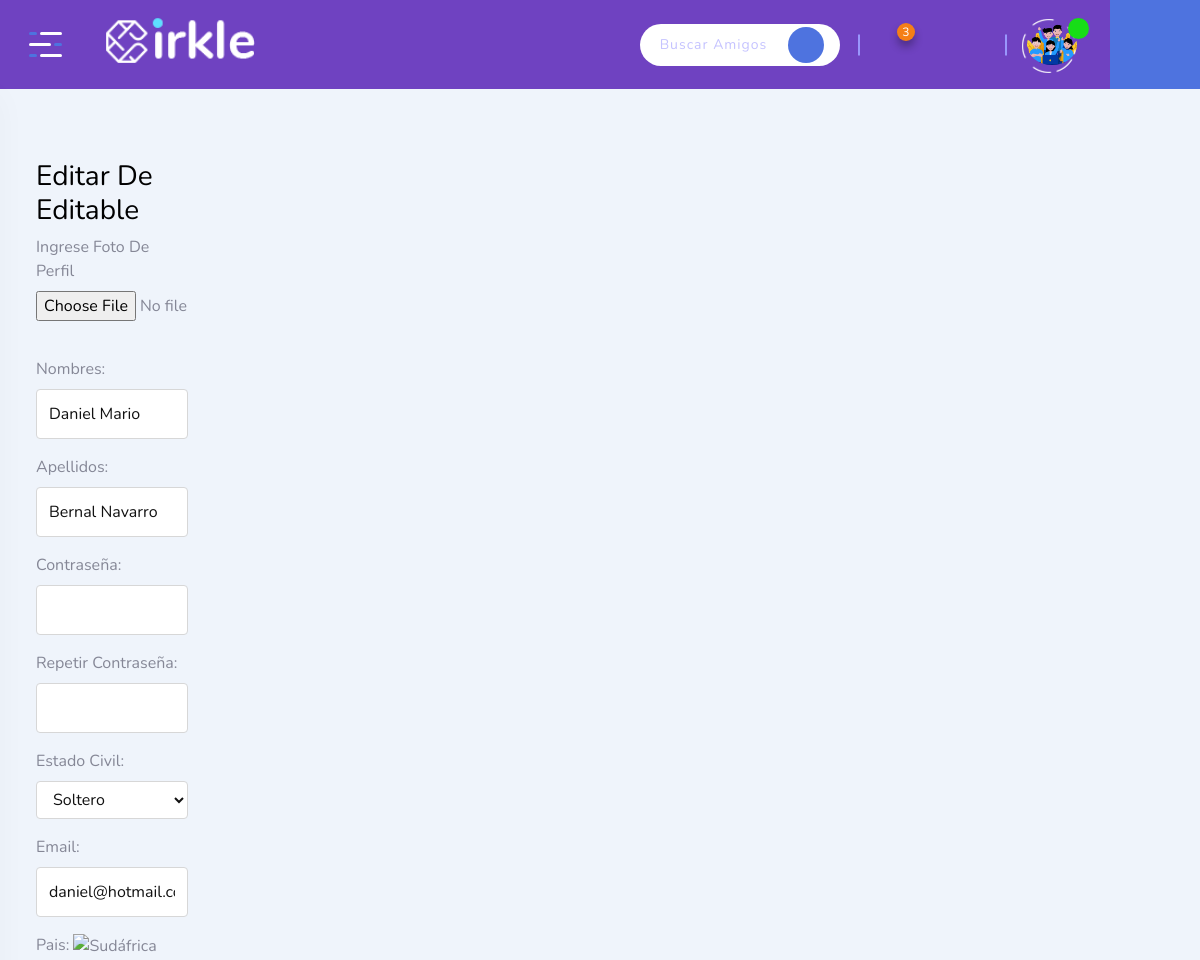
/editarusuario/jtamayo (signed in), run on an earlier commit of the app's database.
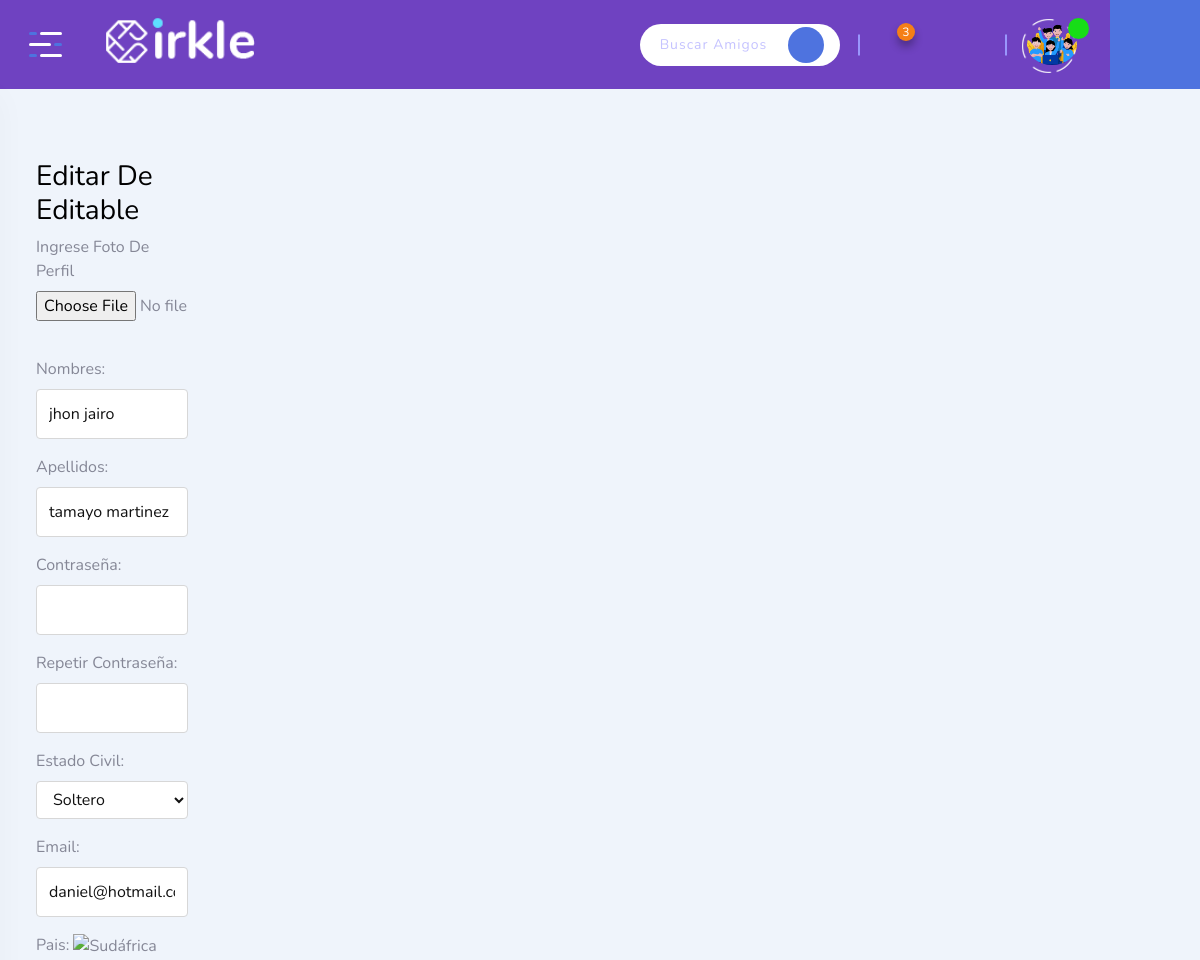
And on a later commit of the database.
### tables this page shows
CREATE TABLE Usuario (ID_Usuario INTEGER PRIMARY KEY AUTOINCREMENT NOT NULL, Usuario VARCHAR NOT NULL UNIQUE, Contrasena VARCHAR NOT NULL, Rol INT CHECK (Rol = 0 or Rol = 1 or Rol = 2) NOT NULL, Estado INT CHECK (Estado = 0 or Estado = 1) NOT NULL, Nombres VARCHAR NOT NULL, Apellidos VARCHAR NOT NULL, Genero INT CHECK (Genero = 0 or Genero = 1 or Genero = 2) NOT NULL, Email VARCHAR NOT NULL UNIQUE, Ubicacion VARCHAR NOT NULL, Foto VARCHAR, Telefono INT NOT NULL, Fecha_Nacimiento DATE NOT NULL, Estado_Civil INT NOT NULL CHECK (Estado_Civil = 1 or Estado_Civil = 2 or Estado_Civil = 3 or Estado_Civil = 4 or Estado_Civil = 5), Fecha DATE NOT NULL DEFAULT (CURRENT_TIMESTAMP), Privacidad INT NOT NULL CHECK (Privacidad = 1 or Privacidad = 2));

### app.py (the view)
@app.route('/editarusuario/<user>', methods=['GET', 'POST'])
def editarusuario(user):
  dbUsuario = db.getUser(session['usuario'])
  editable = db.getUser(user)
  return render_template('editarusuario.html', usuario=dbUsuario, editable = editable)

### app.py (called while the page is built)
@app.before_request
def antes_de_cada_peticion():
    ruta = request.path
    if not 'usuario' in session and ruta != "/" and ruta != "/admin-login" and ruta != "/logout" and not ruta.startswith("/static"):
        flash("Inicia sesión para continuar")
        return redirect("/")
    if ruta == "/registro":
      return redirect("/registro")

### db.py (called while the page is built)
def conectar():
    dbname= 'socialrhea.db'
    conn= sqlite3.connect(dbname)
    return conn

def getUser(user):
    conn= conectar()
    try:
      conn.row_factory = sqlite3.Row
      sql = 'SELECT * FROM Usuario WHERE Usuario = ?'
      cursor = conn.execute(sql, (user,))
      resultados = (cursor.fetchone())
      cursor.close()
      conn.close()
      if not resultados:
        return False
      else:
        return resultados
    except Error as e:
      print(f"error in getUser() : {str(e)}"  )

### templates/editarusuario.html (shortened to what this page needs)
{% extends 'dashboard-base.html' %}
{% block contenido %}
<div class="page-content">
  <div class="container">
    <div class="col col-lg-6">
      <div class="login-content">
        <div class="login-form-wrap">
            <div class="registro-tab tab-content">
                <div class="tab-pane login-tab registro-tab fade show active" id="login-tab" role="tabpanel">
                    <h3 class="item-title">Editar de editable</h3>
                    <form
                    class = "js-register-form"
                    action="/updateuser/{{editable.Usuario}}"
                    name = "FormaRegistro"
                    onSubmit = "validar_formulario();"
                    method = "POST"
                    enctype = "multipart/form-data"
                    >
                        <div class="form-group">
                            <label>Ingrese Foto de Perfil</label>
                            <br>
                            <input type="file" name="file" accept="image/png, .jpeg, .jpg, image/gif">
                        </div>
                        <div class="form-group">
                            <label for="Nombres">Nombres: </label>
                            <input type="text" id="Nombre" name="Nombres" class="form-control js-name" title="El nombre solo acepta letras y espacios en blanco" vaLue="{{ editable.Nombres }}" pattern="^[A-Za-zÑñÁáÉéÍíÓóÚúÜü\s]+$" required/>
                        </div>
                        <div class="form-group">
                            <label for="Apellidos">Apellidos:</label>
                            <input type="text" id="apellido" name="Apellidos" class="form-control js-surname" title="El nombre solo acepta letras y espacios en blanco" pattern="^[A-Za-zÑñÁáÉéÍíÓóÚúÜü\s]+$" required vaLue="{{ editable.Apellidos }}"/></div>
                        <div class="form-group">
                            <label for="Password">Contraseña: </label>
                            <input type="password" id="pass" name="Password" class="form-control js-pass" title="Su contraseña debe tener entre 8 y 20 caracteres, contener letras, números y caracteres especiales." pattern="^.{8,20}$" required/>
                        </div>
                        <div class="form-group">
                            <label for="Rpassword">Repetir Contraseña: </label>
                            <input type="password" id="Rpass" name="Rpassword" class="form-control js-repass" title="Introduzca la misma contraseña definida para verificar que esté correcta." required/>
                        </div>
                        <div class="form-group">
                            <label for="Estado_Civil">Estado Civil: </label>
                            <select id="Estado_Civil" name="Estado_Civil" class="form-control js-user">
                                <option value="1">Soltero</option>
                            </select>
                        </div>
<div class="form-group">
<label for="Email">Email: </label>
<input type="email" id="mail" name="Email" class="form-control js-user" title="Email Incorrecto" pattern="^[a-z0-9]+(\.[_a-z0-9]+)*@[a-z0-9-]+(\.[a-z0-9-]+)*(\.[a-z]{2,15})$" vaLue="{{ editable.Email }}" required/></div>
                        <div class="js-country-flags">
                          <label for="Ciudad">Pais: </label>
                          <img
                                src="https://flagcdn.com/w20/za.png"
                                srcset="https://flagcdn.com/w40/za.png 2x"
                                width="20"
                                alt="Sudáfrica" class="js-flag">
                        </div>
                    </form>
          </div>
                </div>
            </div>
        </div>
    </div>
  </div>
{% endblock %}

What changed in the data, as far as the page shows it:
changed Usuario "daniel@hotmail.com": Nombres "Daniel Mario" → "jhon jairo"; Apellidos "Bernal Navarro" → "tamayo martinez"
